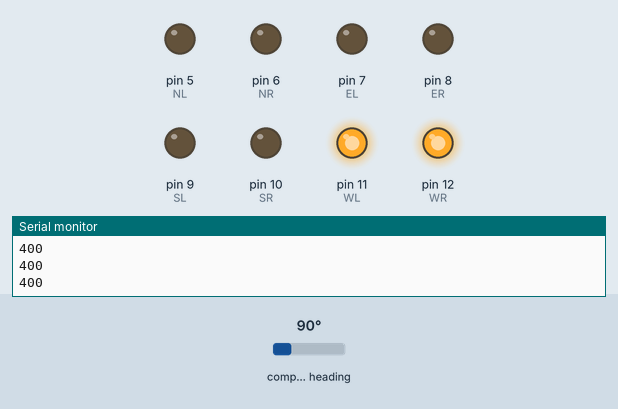
Recording of a sketch running on a simulated Arduino Uno, built with avr-gcc and run on an emulated ATmega328P. On the bench: output pins drawn as LEDs (lit = HIGH), the last lines printed to the serial monitor. Wiring (inferred from the names in the program): HMC5883L compass at I2C address 0x1E. The test bench sets the inputs (shaded band); at power-on: compass heading 90°.

Above: at 1.2 s.
1.3 s: compass heading set to 82°
2.8 s: compass heading set to 70°
At 3.5 s:
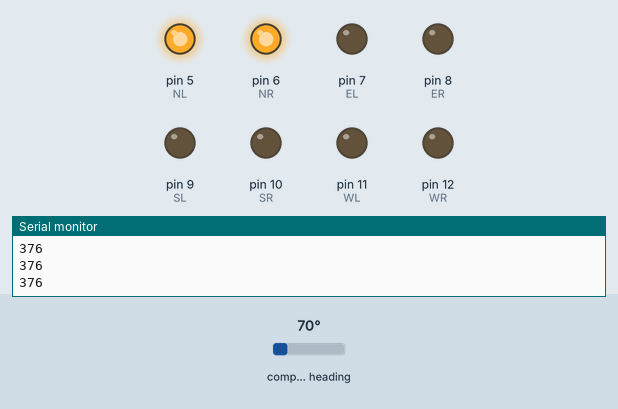
4.3 s: compass heading set to 180°
At 5.5 s:
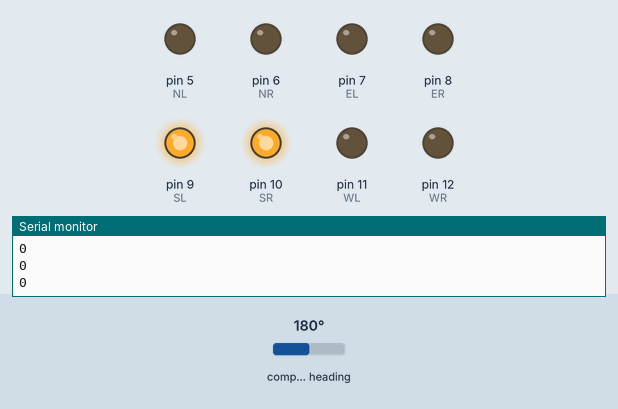
5.8 s: compass heading set to 110°
7.3 s: compass heading set to 99°
At 8.0 s:
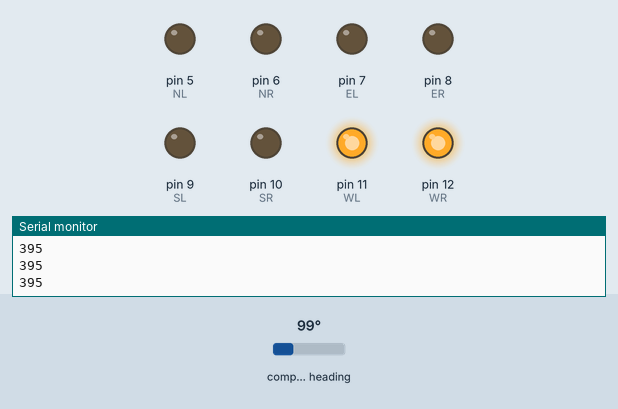
8.8 s: compass heading set to 7°
At 9.1 s:
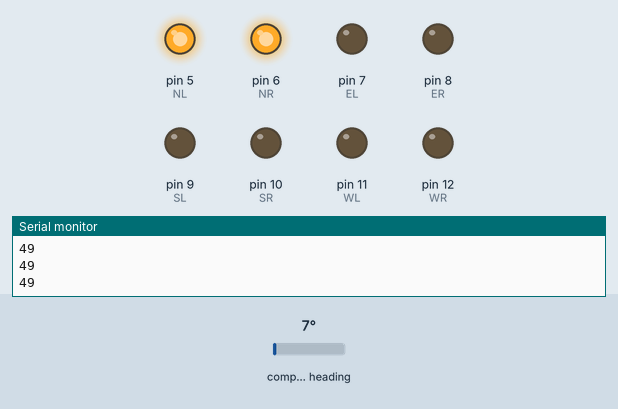
Timing chart, 0 to 11.3 s (numbered marks = the images above; inputs shaded):
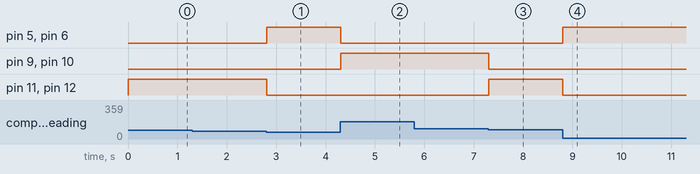

Measured:
- the behaviour switches between 77 and 76° on compass heading (found by bisection; images 0 and 1)
- the behaviour switches between 105 and 104° on compass heading (found by bisection; images 2 and 3)
- after the input at 2.8 s, pin 5 (NL), pin 6 (NR): LOW → HIGH at once; pin 11 (WL), pin 12 (WR): HIGH → LOW at once
- after the input at 4.3 s, pin 5 (NL), pin 6 (NR): HIGH → LOW at once; pin 9 (SL), pin 10 (SR): LOW → HIGH at once
- after the input at 7.3 s, pin 9 (SL), pin 10 (SR): HIGH → LOW at once; pin 11 (WL), pin 12 (WR): LOW → HIGH at once
- after the input at 8.8 s, pin 5 (NL), pin 6 (NR): LOW → HIGH at once; pin 11 (WL), pin 12 (WR): HIGH → LOW at once

The sketch:

sketch_compass_test_2.ino
```cpp
#include <Wire.h> //I2C Arduino Library

#define addr 0x1E //I2C Address for The HMC5883

int WL = 11;
int WR = 12;
int NL = 5;
int NR = 6;
int EL = 7;
int ER = 8;
int SL = 9;
int SR = 10;
bool firstIteration = true;

void setup(){

    // initialize the digital pin as an output.
  pinMode(NL, OUTPUT);
  pinMode(NR, OUTPUT);
  pinMode(EL, OUTPUT);
  pinMode(ER, OUTPUT);
  pinMode(SL, OUTPUT);
  pinMode(SR, OUTPUT);
  pinMode(WL, OUTPUT);
  pinMode(WR, OUTPUT);

  Serial.begin(9600);
  Wire.begin();

  Wire.beginTransmission(addr); //start talking
  Wire.write(0x02); // Set the Register
  Wire.write(0x00); // Tell the HMC5883 to Continuously Measure
  Wire.endTransmission();
  }


void loop(){
//  if(firstIteration){
//    for(int i=0; i<10; i++){
//    digitalWrite(NL, HIGH);
//    digitalWrite(NR, HIGH);
//    digitalWrite(EL, HIGH);
//    digitalWrite(ER, HIGH);
//    digitalWrite(SL, HIGH);
//    digitalWrite(SR, HIGH);
//    digitalWrite(WL, HIGH);
//    digitalWrite(WR, HIGH);
//
//    delay(100);
//
//    digitalWrite(NL, LOW);
//    digitalWrite(NR, LOW);
//    digitalWrite(EL, LOW);
//    digitalWrite(ER, LOW);
//    digitalWrite(SL, LOW);
//    digitalWrite(SR, LOW);
//    digitalWrite(WL, LOW);
//    digitalWrite(WR, LOW);
//
//    delay(100);
//    }
//    firstIteration = false;
//  }

  int x,y,z; //triple axis data

  //Tell the HMC what regist to begin writing data into
  Wire.beginTransmission(addr);
  Wire.write(0x03); //start with register 3.
  Wire.endTransmission();


 //Read the data.. 2 bytes for each axis.. 6 total bytes
  Wire.requestFrom(addr, 6);
  if(6<=Wire.available()){
    x = Wire.read()<<8; //MSB  x
    x |= Wire.read(); //LSB  x
    z = Wire.read()<<8; //MSB  z
    z |= Wire.read(); //LSB z
    y = Wire.read()<<8; //MSB y
    y |= Wire.read(); //LSB y
  }

//  // Show Values
//Serial.print("X Value: ");
//Serial.println(x);
//Serial.print("Y Value: ");
Serial.println(y);
//Serial.print("Z Value: ");
//Serial.println(z);
//Serial.println();


if( x > 90){ // x->N
  digitalWrite(NL, HIGH);
  digitalWrite(NR, HIGH);

  digitalWrite(EL, LOW);
  digitalWrite(ER, LOW);
  digitalWrite(SL, LOW);
  digitalWrite(SR, LOW);
  digitalWrite(WL, LOW);
  digitalWrite(WR, LOW);
}
else if(x < -100){ // x->S -> "virtual south" = north
   digitalWrite(SL, HIGH);
  digitalWrite(SR, HIGH);

  digitalWrite(EL, LOW);
  digitalWrite(ER, LOW);
  digitalWrite(NL, LOW);
  digitalWrite(NR, LOW);
  digitalWrite(WL, LOW);
  digitalWrite(WR, LOW);
}
else if(y < -500){// x->W -> "virtual east" = north
   digitalWrite(EL, HIGH);
  digitalWrite(ER, HIGH);

  digitalWrite(WL, LOW);
  digitalWrite(WR, LOW);
  digitalWrite(SL, LOW);
  digitalWrite(SR, LOW);
  digitalWrite(NL, LOW);
  digitalWrite(NR, LOW);
}
else{ // x->E -> "virtual west" = north
    digitalWrite(WL, HIGH);
  digitalWrite(WR, HIGH);

  digitalWrite(NL, LOW);
  digitalWrite(NR, LOW);
  digitalWrite(SL, LOW);
  digitalWrite(SR, LOW);
  digitalWrite(EL, LOW);
  digitalWrite(ER, LOW);
}


//  delay(500);
}
```
